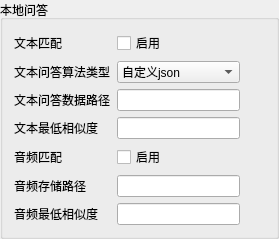
                <widget class="QGroupBox" name="groupBox_local_qa">
                 <property name="title">
                  <string>本地问答</string>
                 </property>
                 <layout class="QGridLayout" name="gridLayout_51" columnstretch="9,1">
                  <item row="0" column="0">
                   <layout class="QGridLayout" name="gridLayout_50">
                    <item row="4" column="0">
                     <widget class="QLabel" name="label_local_qa_audio_enable">
                      <property name="text">
                       <string>音频匹配</string>
                      </property>
                     </widget>
                    </item>
                    <item row="0" column="0">
                     <widget class="QLabel" name="label_local_qa_text_enable">
                      <property name="text">
                       <string>文本匹配</string>
                      </property>
                     </widget>
                    </item>
                    <item row="0" column="1">
                     <widget class="QCheckBox" name="checkBox_local_qa_text_enable">
                      <property name="text">
                       <string>启用</string>
                      </property>
                     </widget>
                    </item>
                    <item row="2" column="1">
                     <widget class="QLineEdit" name="lineEdit_local_qa_text_file_path"/>
                    </item>
                    <item row="6" column="0">
                     <widget class="QLabel" name="label_local_qa_audio_similarity">
                      <property name="text">
                       <string>音频最低相似度</string>
                      </property>
                     </widget>
                    </item>
                    <item row="4" column="1">
                     <widget class="QCheckBox" name="checkBox_local_qa_audio_enable">
                      <property name="text">
                       <string>启用</string>
                      </property>
                     </widget>
                    </item>
                    <item row="3" column="0">
                     <widget class="QLabel" name="label_local_qa_text_similarity">
                      <property name="text">
                       <string>文本最低相似度</string>
                      </property>
                     </widget>
                    </item>
                    <item row="5" column="1">
                     <widget class="QLineEdit" name="lineEdit_local_qa_audio_file_path"/>
                    </item>
                    <item row="5" column="0">
                     <widget class="QLabel" name="label_local_qa_audio_file_path">
                      <property name="text">
                       <string>音频存储路径</string>
                      </property>
                     </widget>
                    </item>
                    <item row="2" column="0">
                     <widget class="QLabel" name="label_local_qa_text_file_path">
                      <property name="text">
                       <string>文本问答数据路径</string>
                      </property>
                     </widget>
                    </item>
                    <item row="3" column="1">
                     <widget class="QLineEdit" name="lineEdit_local_qa_text_similarity"/>
                    </item>
                    <item row="6" column="1">
                     <widget class="QLineEdit" name="lineEdit_local_qa_audio_similarity"/>
                    </item>
                    <item row="1" column="0">
                     <widget class="QLabel" name="label_local_qa_text_type">
                      <property name="text">
                       <string>文本问答算法类型</string>
                      </property>
                     </widget>
                    </item>
                    <item row="1" column="1">
                     <widget class="QComboBox" name="comboBox_local_qa_text_type">
                      <item>
                       <property name="text">
                        <string>自定义json</string>
                       </property>
                      </item>
                      <item>
                       <property name="text">
                        <string>一问一答</string>
                       </property>
                      </item>
                     </widget>
                    </item>
                   </layout>
                  </item>
                  <item row="0" column="1">
                   <spacer name="horizontalSpacer_5">
                    <property name="orientation">
                     <enum>Qt::Horizontal</enum>
                    </property>
                    <property name="sizeHint" stdset="0">
                     <size>
                      <width>40</width>
                      <height>20</height>
                     </size>
                    </property>
                   </spacer>
                  </item>
                 </layout>
                </widget>
